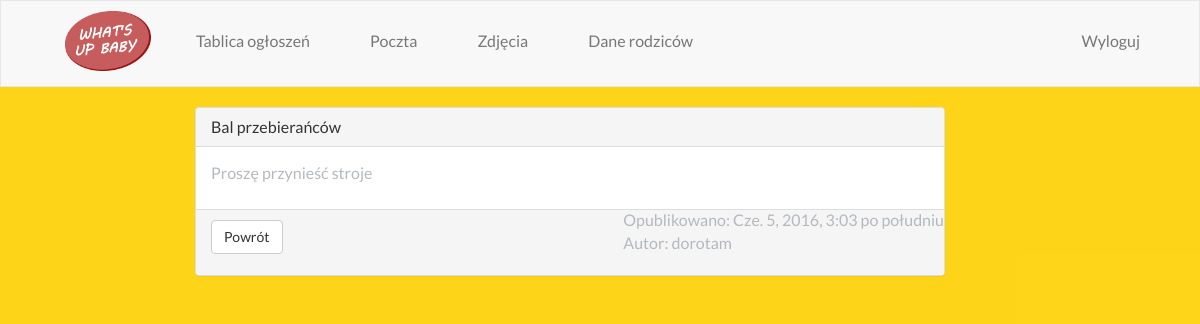
The page /tablica/post/8/ (signed in) on the database its author committed.
### tablica/models.py (models this page shows, shortened)
class Post(models.Model):
    author = models.ForeignKey('auth.User')
    title = models.CharField(max_length=200)
    text = models.TextField()
    created_date = models.DateTimeField(
            default=timezone.now)
    published_date = models.DateTimeField(
            default=timezone.now)

### tablica/views.py (the view)
# urls.py: url(r'^tablica/post/(?P<pk>[0-9]+)/$', 'tablica.views.post_detail', name='post_detail')
def post_detail(request, pk):
    post = get_object_or_404(Post, pk=pk)
    return render(request, 'post_detail.html', {'post': post})

### tablica/templates/post_detail.html
{% extends 'base.html' %}
{% block content %}
{% if post.published_date %}
    <div class="container fade">
        <div class="row">
        <div class="row col-xs-2"></div>
        <div class="row col-xs-8">
            <div class="panel panel-default">
            <div class="panel-heading">
    		  <h3 class="panel-title">{{ post.title }}</h3>
           </div>
            <div class="panel-body">{{ post.text|linebreaks }}</div>
                <p class="pull-right">Opublikowano: {{ post.published_date }} <br/>Autor: {{ post.author }}</p>
              <div class="panel-footer clearfix">
                <div class="pull-left">
                  <a href="/tablica/" class="btn btn-default">Powrót</a>
                </div>
              </div>
            </div>
        </div>
        <div class="row col-xs-2"></div>
        </div>
    </div>
         {% endif %}
{% endblock %}

### rodzic/templates/base.html (shortened to what this page needs)
{% load staticfiles %}
<!DOCTYPE html>
<html>
<head>
  <link rel="stylesheet" type="text/css" href="{% static "css/style.css" %}">
  <link rel="stylesheet" type="text/css" href="{% static "css/bootstrap.min.css" %}">
      <link rel="stylesheet" type="text/css" href="{% static "css/default.css" %}" />
    <link rel="stylesheet" type="text/css" href="{% static "css/component.css" %}" />
</head>
<body>
<div style="background-color: rgba(255,209,0,0.9); min-height: 1080px;">
  <nav id="myNavbar" class="navbar navbar-default" role="navigation">
    <div class="container">
{% if request.user.is_authenticated %}
	{% for group in user.groups.all %}
	    {% if group.name == "opiekunowie" %}
	            <a href="/opiekun/home" target="_self"><img id="logoTopBar" src="{% static "images/logo.png" %}" alt="logo"></a>
		{% else %}
		        <a href="/rodzic/home" target="_self"><img id="logoTopBar" src="{% static "images/logo.png" %}" alt="logo"></a>
	    {% endif %}
	{% endfor %}
{% else %}
	<img id="logoTopBar" src="{% static "images/logo.png" %}" alt="logo">
{% endif %}
      <div class="collapse navbar-collapse" id="navbarCollapse">
           <ul class="nav navbar-nav">
            <li><a href="/tablica" target="_self">Tablica ogłoszeń</a></li>
            <li><a href="#" target="_self">Poczta</a></li>
            <li><a href="#" target="_self">Zdjęcia</a></li>
    {% for group in user.groups.all %}
    {% if group.name == "opiekunowie" %}
            <li><a href="/opiekun/lista_dzieci">Dane rodziców</a></li>
    {% endif %}
{% endfor %}
           </ul>
       {% if request.user.is_authenticated %}
       <ul class="nav navbar-nav navbar-right"><li><a href="/accounts/logout">Wyloguj</a></li></ul>
       	{% else %}
       	<ul class="nav navbar-nav navbar-right"><li><a href="/accounts/login">Zaloguj</a></li></ul>
       	{% endif %}
      </div>
    </div>
  </nav>
    <div class="container">
			{% block content %}
		{% endblock %}
      </div>
    </div>
</body>
</html>

### static/css/style.css (style rules this page uses)
#logoTopBar { float:left; height: 60px; margin: 10px 15px 5px 35px; -webkit-transition: all 1s ease; transition: all 1s ease; }
.navbar { border-radius: 0px !important; -webkit-border-radius: 0px !important; -moz-border-radius: 0px !important; }

### static/css/default.css (style rules this page uses)
*, *:after, *:before { -webkit-box-sizing: border-box; -moz-box-sizing: border-box; box-sizing: border-box; }
body, html { font-size: 100%; padding: 0; margin: 0; }
.clearfix:before, .clearfix:after { content: " "; display: table; }
.clearfix:after { clear: both; }
body { font-family: 'Lato', Calibri, Arial, sans-serif; color: #b3b9bf; background: #f9f9f9; }
a { color: #888; text-decoration: none; }

### rodzic/templates/base.html (style rules this page uses)
li { background-color: #f8f8f8; -webkit-border-radius: 5px; -moz-border-radius: 5px; border-radius: 5px; color: #888; padding: 15px; margin-bottom: 5px; }
li:first-child { background: none; }

### rows shown on the page
Post: title "Bal przebierańców", text "Proszę przynieść stroje", published_date "Cze. 5, 2016, 3:03 po południu", author "dorotam"
